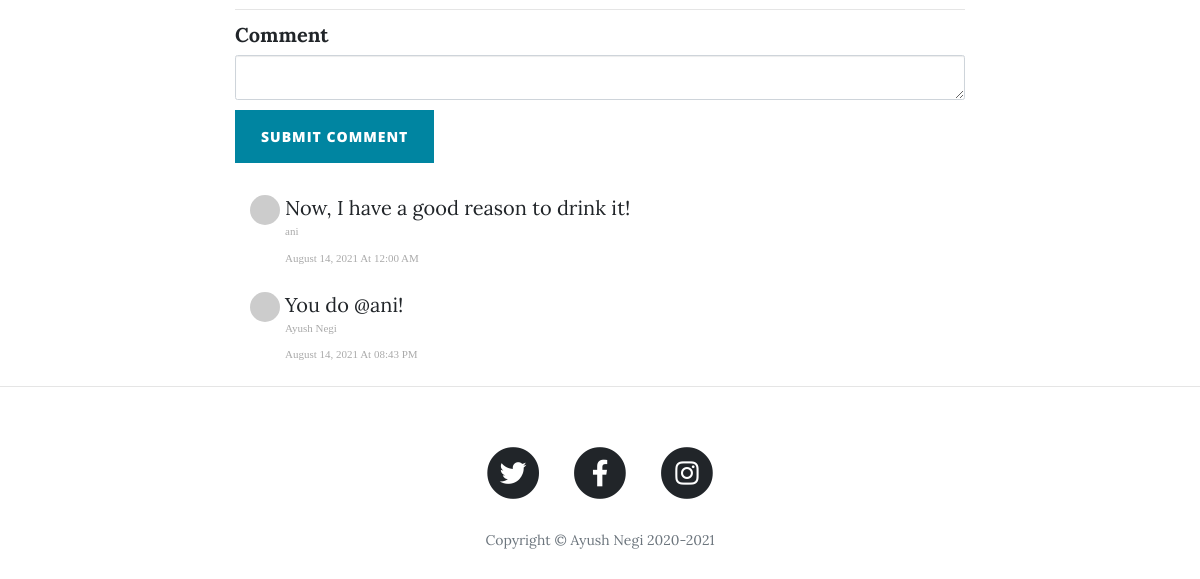
/post/1 (lower part), run on an earlier commit of the app's database.
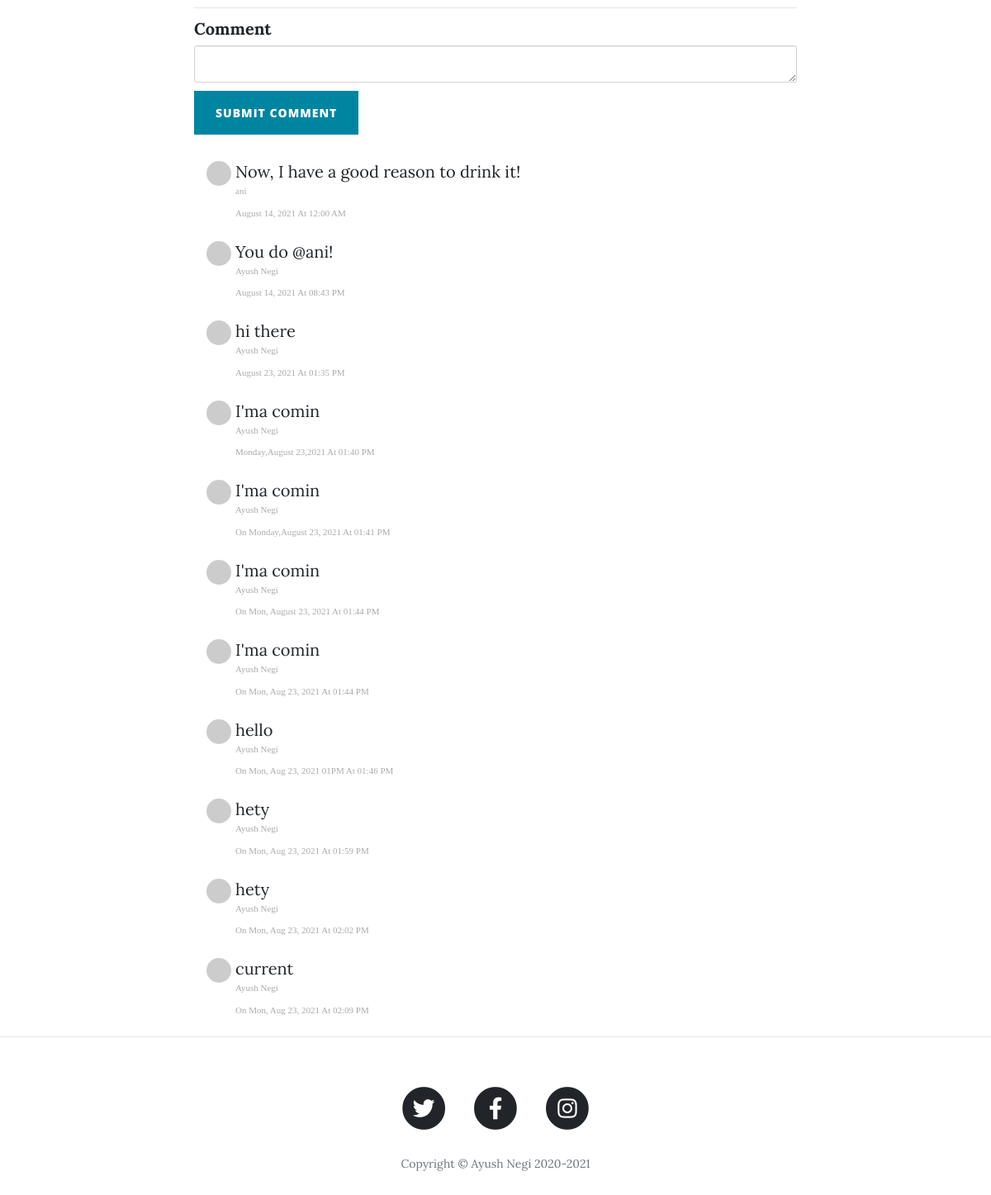
And on a later commit of the database.
### main.py (models this page shows)
class Comment(db.Model):
    __tablename__ = "comments"
    id = db.Column(db.Integer, primary_key=True)
    text = db.Column(db.Text, nullable=False)
    date_time = db.Column(db.String(300), nullable=False)
    author_id = db.Column(db.Integer, db.ForeignKey("users.id"))
    post_id = db.Column(db.Integer, db.ForeignKey("blog_posts.id"))
    comment_author = relationship("Users", back_populates="comments")
    blog_post = relationship("BlogPost", back_populates="comments")

class Users(UserMixin, db.Model):
    __tablename__ = "users"
    id = db.Column(db.Integer, primary_key=True)
    name = db.Column(db.String(250), nullable=False)
    email = db.Column(db.String(250), nullable=False, unique=True)
    password = db.Column(db.String(250), nullable=False)
    posts = relationship("BlogPost", back_populates="author")
    comments = relationship("Comment", back_populates="comment_author")

### main.py (the view, shortened to what this page needs)
@app.route("/post/<int:post_id>", methods=["GET", "POST"])
def show_post(post_id):
    form = CommentForm()
    requested_post = BlogPost.query.get(post_id)
    return render_template("post.html", post=requested_post, current_user=current_user, form=form, gravatar=gravatar,
                           now=datetime.utcnow())

### forms.py
class CommentForm(FlaskForm):
    comment_text = CKEditorField("Comment", validators=[DataRequired()])
    submit = SubmitField("Submit Comment")

### templates/post.html (shortened to what this page needs)
{% extends 'bootstrap/base.html' %}
{% import "bootstrap/wtf.html" as wtf %}
{% block content %}
{% include "header.html" %}
  <article>
    <div class="container">
      <div class="row">
        <div class="col-lg-8 col-md-10 mx-auto">
          <hr>
        {{ wtf.quick_form(form, novalidate=True, button_map={"submit": "primary"}) }}
          <div class="col-lg-8 col-md-10 mx-auto comment">
              {% for comment in post.comments: %}
              <ul class="commentList">
                <li>
                    <div class="commenterImage">
                      <img src="{{comment.comment_author.email | gravatar }}"/>
                    </div>
                    <div class="commentText">
                      {{comment.text|safe}}
                      <p class="date sub-text">{{comment.comment_author.name}}</p>
                      <span class="date sub-text">{{comment.date_time}}</span>
                    </div>
                </li>
              </ul>
              {% endfor %}
            </div>
          </div>
      </div>
    </div>
  </article>
  <hr>
{% include "footer.html" %}
{% endblock %}

### templates/header.html (shortened to what this page needs)
<!DOCTYPE html>
<html lang="en">
<head>
  <link href="{{ url_for('static', filename='vendor/bootstrap/css/bootstrap.min.css') }}" rel="stylesheet">
  <link href="{{ url_for('static', filename='vendor/fontawesome-free/css/all.min.css')}}" rel="stylesheet" type="text/css">
  <link href="{{ url_for('static', filename='css/clean-blog.min.css')}}" rel="stylesheet">
  <link rel="stylesheet" href="https://use.fontawesome.com/releases/v5.15.4/css/all.css">
</head>
<body>

### templates/footer.html (shortened to what this page needs)
  <footer>
    <div class="container">
      <div class="row">
        <div class="col-lg-8 col-md-10 mx-auto">
          <ul class="list-inline text-center">
            <li class="list-inline-item">
              <a href="https://twitter.com/AyushNe87369603">
                <span class="fa-stack fa-lg">
                  <i class="fas fa-circle fa-stack-2x"></i>
                  <i class="fab fa-twitter fa-stack-1x fa-inverse"></i>
                </span>
              </a>
            </li>
            <li class="list-inline-item">
              <a href="https://www.facebook.com/ayush.negi.121/">
                <span class="fa-stack fa-lg">
                  <i class="fas fa-circle fa-stack-2x"></i>
                  <i class="fab fa-facebook-f fa-stack-1x fa-inverse"></i>
                </span>
              </a>
            </li>
            <li class="list-inline-item">
              <a href="https://www.instagram.com/negi8077/">
                <span class="fa-stack fa-lg">
                  <i class="fas fa-circle fa-stack-2x"></i>
                  <i class="fab fa-instagram fa-stack-1x fa-inverse"></i>
                </span>
              </a>
            </li>
          </ul>
          <p class="copyright text-muted">Copyright &copy; Ayush Negi 2020-{{now.year}}</p>
        </div>
      </div>
    </div>
  </footer>
</body>
</html>

What changed in the data, as far as the page shows it:
added Comment: text "hi there", comment_author.name "Ayush Negi", date_time "August 23, 2021 At 01:35 PM"
added Comment: text "I'ma comin", comment_author.name "Ayush Negi", date_time "Monday,August 23,2021 At 01:40 PM"
added Comment: text "I'ma comin", comment_author.name "Ayush Negi", date_time "On Monday,August 23, 2021 At 01:41 PM"
added Comment: text "I'ma comin", comment_author.name "Ayush Negi", date_time "On Mon, August 23, 2021 At 01:44 PM"
added Comment: text "I'ma comin", comment_author.name "Ayush Negi", date_time "On Mon, Aug 23, 2021 At 01:44 PM"
added Comment: text "hello", comment_author.name "Ayush Negi", date_time "On Mon, Aug 23, 2021 01PM At 01:46 PM"
added Comment: text "hety", comment_author.name "Ayush Negi", date_time "On Mon, Aug 23, 2021 At 01:59 PM"
added Comment: text "hety", comment_author.name "Ayush Negi", date_time "On Mon, Aug 23, 2021 At 02:02 PM"
added Comment: text "current", comment_author.name "Ayush Negi", date_time "On Mon, Aug 23, 2021 At 02:09 PM"
